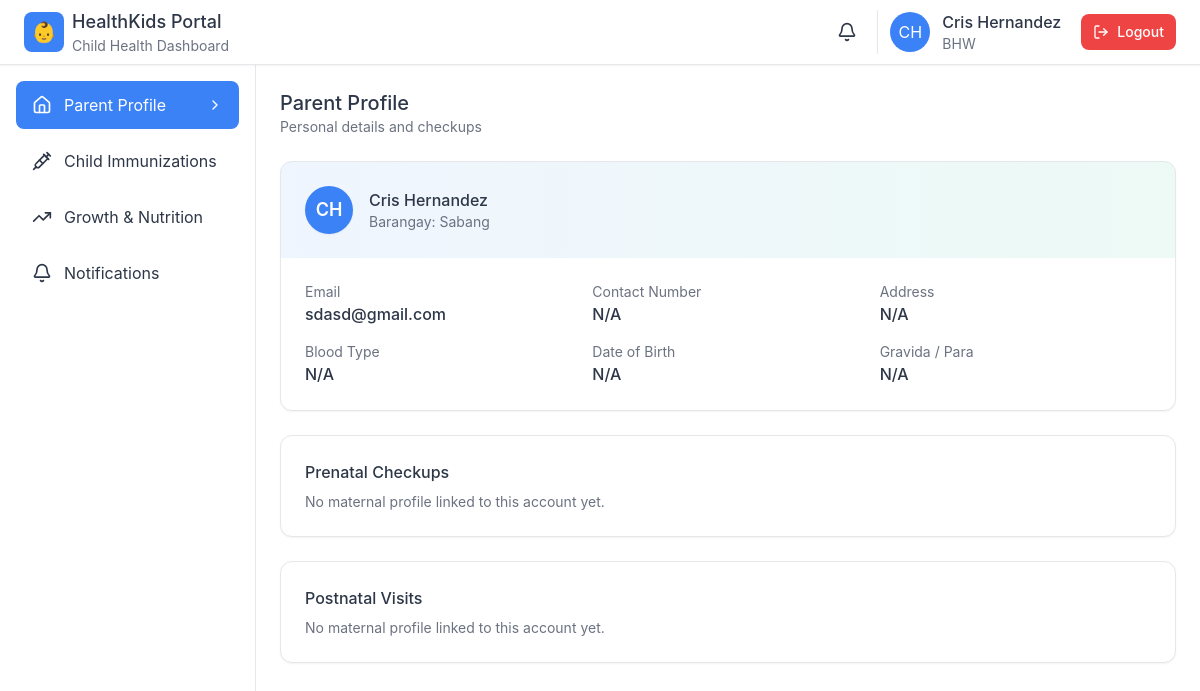
Screenshot of /parent_portal.php (signed in) with the database file from the repository.
### tables this page shows
CREATE TABLE `users` (
  `user_id` int(10) UNSIGNED NOT NULL,
  `username` varchar(100) NOT NULL,
  `email` varchar(255) DEFAULT NULL,
  `password` varchar(255) NOT NULL,
  `password_hash` varchar(255) NOT NULL,
  `first_name` varchar(100) NOT NULL DEFAULT '',
  `middle_name` varchar(100) DEFAULT NULL,
  `last_name` varchar(100) NOT NULL DEFAULT '',
  `role_id` int(10) UNSIGNED NOT NULL,
  `barangay` varchar(100) DEFAULT NULL,
  `birthday` date DEFAULT NULL,
  `is_active` tinyint(1) NOT NULL DEFAULT 1,
  `created_at` timestamp NOT NULL DEFAULT current_timestamp(),
  `updated_at` timestamp NOT NULL DEFAULT current_timestamp() ON UPDATE current_timestamp(),
  `last_login_at` timestamp NULL DEFAULT NULL,
  `created_by_user_id` int(10) UNSIGNED DEFAULT NULL
);

CREATE TABLE `roles` (
  `role_id` int(10) UNSIGNED NOT NULL,
  `role_name` varchar(50) NOT NULL,
  `role_description` text DEFAULT NULL,
  `created_at` timestamp NOT NULL DEFAULT current_timestamp()
);

### views/dashboard.php (the view, shortened to what this page needs)
<?php
require_once __DIR__ . '/../inc/db.php';
$parent_user_id = isset($_SESSION['user_id']) ? (int)$_SESSION['user_id'] : null;
$parent = [
    'name' => '',
    'email' => '',
    'barangay' => '',
    'children' => [],
];
$mother_id = null;
$address = 'N/A';
$contact_number = '';
$blood_type = '';
$dob = null;
if ($parent_user_id) {
    if ($stmt = $mysqli->prepare("SELECT first_name, last_name, email, barangay FROM users WHERE user_id = ?")) {
        $stmt->bind_param('i', $parent_user_id);
        $stmt->execute();
        $res = $stmt->get_result();
        if ($u = $res->fetch_assoc()) {
            $parent['name'] = trim(($u['first_name'] ?? '') . ' ' . ($u['last_name'] ?? ''));
            $parent['email'] = $u['email'] ?? '';
            $parent['barangay'] = $u['barangay'] ?? '';
        }
    }
}
$initials = 'PP';
if (!empty($parent['name'])) {
    $parts = preg_split('/\s+/', trim($parent['name']));
    $first = $parts[0] ?? '';
    $last  = $parts[count($parts)-1] ?? '';
    $fi = $first !== '' ? mb_substr($first, 0, 1) : '';
    $li = $last !== '' ? mb_substr($last, 0, 1) : '';
    $initials = strtoupper(($fi.$li) ?: 'PP');
}
?>
<div class="space-y-6">
    <div class="flex items-center justify-between">
        <div>
            <h2 class="text-xl font-medium">Parent Profile</h2>
            <p class="text-sm" style="color:#6b7280;">Personal details and checkups</p>
        </div>
    </div>
    <div class="bg-white rounded-xl shadow-sm overflow-hidden" style="border: 1px solid #e5e7eb;">
        <div class="p-6" style="background: linear-gradient(to right, rgba(59, 130, 246, 0.08), rgba(16, 185, 129, 0.08));">
            <div class="flex items-center gap-4">
                <div class="h-12 w-12 rounded-full bg-blue-500 text-white flex items-center justify-center text-lg font-semibold shadow-sm">
                    <?php echo htmlspecialchars($initials); ?>
                </div>
                <div>
                    <h3 class="font-medium"><?php echo htmlspecialchars($parent['name'] ?: 'Parent'); ?></h3>
                    <p class="text-sm" style="color:#6b7280;">Barangay: <?php echo htmlspecialchars($parent['barangay'] ?: 'N/A'); ?></p>
                </div>
            </div>
        </div>
        <div class="p-6">
            <div class="grid gap-4 md:grid-cols-3">
                <div>
                    <p class="text-sm" style="color:#6b7280;">Email</p>
                    <p class="font-medium"><?php echo htmlspecialchars($parent['email'] ?: 'N/A'); ?></p>
                </div>
                <div>
                    <p class="text-sm" style="color:#6b7280;">Contact Number</p>
                    <p class="font-medium"><?php echo htmlspecialchars($contact_number ?: 'N/A'); ?></p>
                </div>
                <div>
                    <p class="text-sm" style="color:#6b7280;">Address</p>
                    <p class="font-medium"><?php echo htmlspecialchars($address); ?></p>
                </div>
                <div>
                    <p class="text-sm" style="color:#6b7280;">Blood Type</p>
                    <p class="font-medium"><?php echo htmlspecialchars($blood_type ?: 'N/A'); ?></p>
                </div>
                <div>
                    <p class="text-sm" style="color:#6b7280;">Date of Birth</p>
                    <p class="font-medium">
                        <?php echo htmlspecialchars(!empty($dob) ? date('M d, Y', strtotime($dob)) : 'N/A'); ?>
                    </p>
                </div>
                <div>
                    <p class="text-sm" style="color:#6b7280;">Gravida / Para</p>
                    <p class="font-medium"><?php
                        $gp = [];
                        echo htmlspecialchars(!empty($gp) ? implode(' / ', $gp) : 'N/A');
                    ?></p>
                </div>
            </div>
        </div>
    </div>
    <div class="bg-white rounded-xl shadow-sm p-6" style="border:1px solid #e5e7eb;">
        <h3 class="font-medium mb-2">Prenatal Checkups</h3>
        <?php if ($mother_id === null): ?>
            <p class="text-sm" style="color:#6b7280;">No maternal profile linked to this account yet.</p>
        <?php endif; ?>
    </div>
    <div class="bg-white rounded-xl shadow-sm p-6" style="border:1px solid #e5e7eb;">
        <h3 class="font-medium mb-2">Postnatal Visits</h3>
        <?php if ($mother_id === null): ?>
            <p class="text-sm" style="color:#6b7280;">No maternal profile linked to this account yet.</p>
        <?php endif; ?>
    </div>
</div>

### includes/header.php (shortened to what this page needs)
<header class="sticky top-0 z-50 bg-white border-b shadow-sm" style="border-color: #e5e7eb;">
    <div class="flex items-center justify-between h-16 px-4 lg:px-6">
        <div class="flex items-center gap-4">
            <div class="flex items-center gap-2">
                <div class="h-10 w-10 rounded-lg flex items-center justify-center text-white text-xl" style="background-color: #3b82f6;">
                    👶
                </div>
                <div class="hidden sm:block">
                    <h1 class="text-lg font-medium">HealthKids Portal</h1>
                    <p class="text-sm" style="color: #6b7280;">Child Health Dashboard</p>
                </div>
            </div>
        </div>
        <div class="flex items-center gap-3">
            <a href="parent_portal.php?view=notifications" class="p-2 hover:bg-gray-100 rounded-lg relative">
                <i data-lucide="bell" class="w-5 h-5"></i>
            </a>
            <div class="flex items-center gap-3 pl-3 border-l" style="border-color: #e5e7eb;">
                <div class="h-10 w-10 rounded-full flex items-center justify-center text-white" style="background-color: #3b82f6;">
                    <?php echo $user['initials']; ?>
                </div>
                <div class="hidden md:block">
                    <p class="font-medium"><?php echo $user['first_name'] . ' ' . $user['last_name']; ?></p>
                    <p class="text-sm" style="color: #6b7280;"><?php echo $user['role']; ?></p>
                </div>
                <a href="logout.php" class="ml-2 inline-flex items-center gap-2 px-3 py-2 rounded-lg text-sm font-medium"
                   style="background-color:#ef4444; color:white;">
                    <i data-lucide="log-out" class="w-4 h-4"></i>
                    <span class="hidden sm:inline">Logout</span>
                </a>
            </div>
        </div>
    </div>
</header>

### assets/css/globals.css (style rules this page uses)
* { margin: 0; padding: 0; box-sizing: border-box; }
body { font-family: -apple-system, BlinkMacSystemFont, 'Segoe UI', Roboto, 'Helvetica Neue', Arial, sans-serif; line-height: 1.6; color: #2d3748; }
h1, h2, h3, h4, h5, h6 { font-weight: 500; line-height: 1.5; }
h1 { font-size: 1.875rem; }
h2 { font-size: 1.5rem; }
h3 { font-size: 1.25rem; }
p { font-size: 1rem; line-height: 1.5; }
html { scroll-behavior: smooth; }

### parent_portal.php (style rules this page uses)
:root { --primary: #3b82f6; --secondary: #10b981; --accent: #f59e0b; --destructive: #ef4444; }

### rows the page displays
users: first_name "Cris", last_name "Hernandez", role.role_name "BHW", barangay "Sabang", email "sdasd@gmail.com"

### other values shown
$user['initials'] "CH"
$item['name'] "Parent Profile"
$item['name'] "Child Immunizations"
$item['name'] "Growth & Nutrition"
$item['name'] "Notifications"
$initials "CH"
$parent['name'] ?: 'Parent' "Cris Hernandez"
$contact_number ?: 'N/A' "N/A"
$address "N/A"
$blood_type ?: 'N/A' "N/A"
